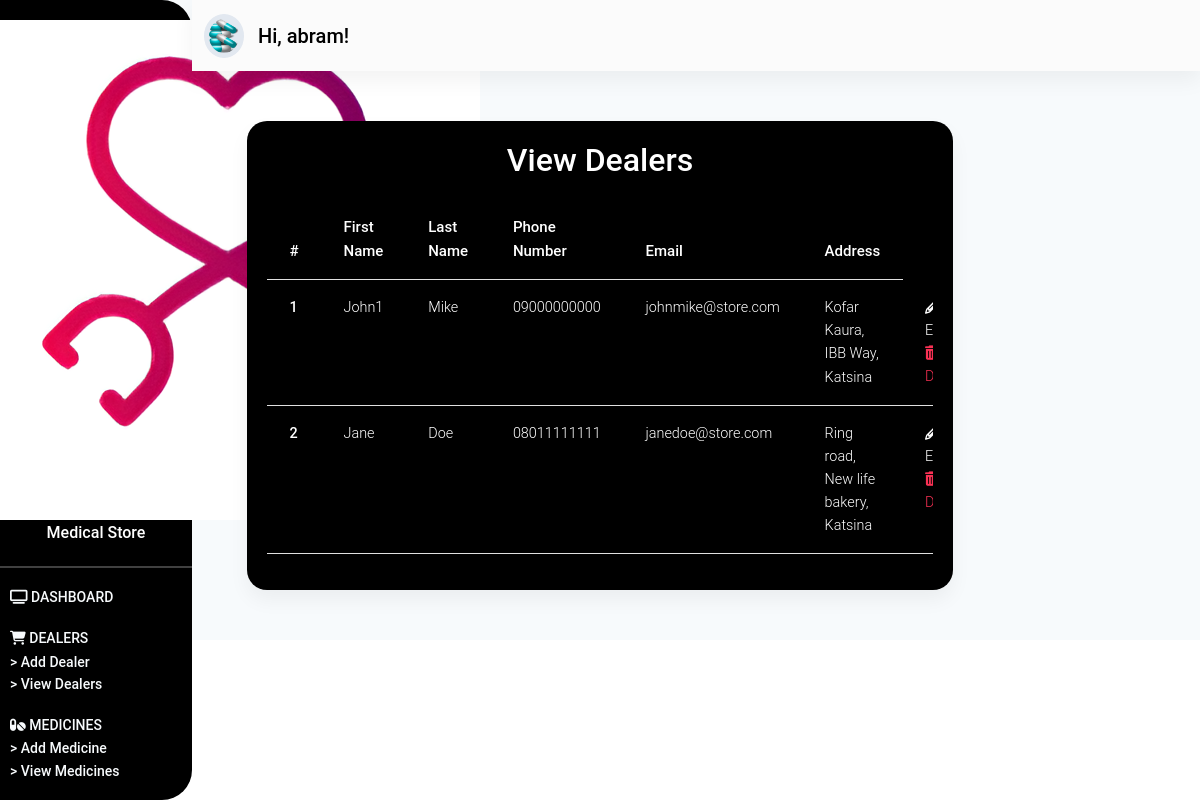
Screenshot of /dealers/ (signed in) with the database file from the repository.
### store/models.py (models this page shows, shortened)
class Dealer(models.Model):
    fname = models.CharField(max_length=100)
    lname = models.CharField(max_length=100)
    address = models.TextField()
    phone_number = models.CharField(max_length=15)
    email = models.CharField(max_length=50)
    def get_update_url(self):
        return reverse("store:update-dealer", kwargs={"pk": self.pk})
    def get_delete_url(self):
        return reverse("store:delete-dealer", kwargs={"pk": self.pk})

### store/views.py (the view)
# urls.py: path('dealers/', dealers_page, name="view-dealers"),
@login_required(login_url="/login/")
def dealers_page(request):
    dealers = Dealer.objects.all()
    context = {
        'dealers': dealers
    }
    return render(request, "store/view-dealers.html", context)

### store/templates/store/view-dealers.html (shortened to what this page needs)
{% extends 'store/base.html' %}
{% load static %}
{% block content %}
<section id="dashboard_section" class="dashboard_section">
    {% include "store/_dashboard-admin.html" %}
    <div class="container-fluid">
        <div class="add_dealer">
            <div class="dealers__card card">
                <p class="h2">
                    View Dealers
                </p>
                <div class="dealers__table table-responsive">
                    <table class="table">
                        <thead>
                            <tr>
                                <th scope="col">#</th>
                                <th scope="col">First Name</th>
                                <th scope="col">Last Name</th>
                                <th scope="col">Phone Number</th>
                                <th scope="col">Email</th>
                                <th scope="col">Address</th>
                            </tr>
                        </thead>
                        <tbody>
                            {% for dealer in dealers %}
                            <tr>
                                <th scope="row">{{ dealer.id }}</th>
                                <td>{{ dealer.fname }}</td>
                                <td>{{ dealer.lname }}</td>
                                <td>{{ dealer.phone_number }}</td>
                                <td>{{ dealer.email }}</td>
                                <td>{{ dealer.address }}</td>
                                <td>
                                    <a href="{{ dealer.get_update_url }}" class="text-white">
                                        <i class="fa fa-pencil" aria-hidden="true"></i> Edit
                                    </a>
                                    <a href="{{ dealer.get_delete_url }}" class="text-danger">
                                        <i class="fa fa-trash" aria-hidden="true"></i> Delete
                                    </a>
                                </td>
                            </tr>
                            {% endfor %}
                        </tbody>
                    </table>
                </div>
            </div>
        </div>
    </div>
</section>
{% endblock content %}

### store/templates/store/_dashboard-admin.html (shortened to what this page needs)
{% load static %}
<div class="dashboard_header" id="sidebarToggleButton">
    <div class="dasboard_sidebar">
        <nav class="sidenav_bar sidenav-d-none" id="sideNavBar">
            <div class="dashboard_logo">
                <div class="logo_flex">
                    <img src="{% static 'images/logo.png' %}" alt="" class="img-responsive">
                    <span class="text">
                        Medical Store
                    </span>
                </div>
            </div>
            <hr class="hr_sidenav">
            <div class="sidebar_main">
                <ul class="sidebar">
                    <li class="sidebar_item">
                        <a href="{% url 'store:dashboard-admin' %}" class="item_link">
                            <i class="fa fa-television" aria-hidden="true"></i>
                            <span class="item_text sidebar_active">
                                Dashboard
                            </span>
                        </a>
                    </li>
                    <li class="sidebar_item">
                        <a class="item_link" id="dealerID">
                            <i class="fa fa-shopping-cart" aria-hidden="true"></i>
                            <span class="item_text">
                                Dealers
                            </span>
                        </a>
                        <div class="dealer__items" id="dealerItems">
                            <a href="{% url "store:add-dealer" %}" class="dealer__item">
                                > Add Dealer
                            </a>
                            <a href="{% url "store:view-dealers" %}" class="dealer__item">
                                > View Dealers
                            </a>
                        </div>
                    </li>
                    <li class="sidebar_item">
                        <a class="item_link" id="medicineID">
                            <i class="fas fa-pills    "></i>
                            <span class="item_text">
                                Medicines
                            </span>
                        </a>
                        <div class="medicine__items" id="medicineItems">
                            <a href="{% url 'store:add-medicine' %}" class="dealer__item">
                                > Add Medicine
                            </a>
                            <a href="{% url 'store:view-medicines' %}" class="dealer__item">
                                > View Medicines
                            </a>
                        </div>
                    </li>
                </ul>
            </div>
        </nav>
    </div>
    <div class="dashboard_navbar" id=mainNavBar>
        <nav class="navbar navbar-expand-sm navbar-light bg-light sticky-top">
            <div class="container-fluid">
                <a class="navbar-brand nav_image" href="#">
                    <img src="{% static 'images/medicine.png' %}" alt="" class="img-responsive">
                    <span class="nav_span" style="font-weight: 550;">
                        Hi, {{ request.user.username }}!
                    </span>
                </a>
            </div>
        </nav>
    </div>
</div>

### store/static/css/styles.css (style rules this page uses)
* { margin: 0%; padding: 0%; box-sizing: border-box; }
a.nav_image img { width: 40px; background-color: #e2e8f0; padding: 5px; color: #000 !important; border-radius: 50%; }
span.nav_span { font-weight: 550; color: #000; margin-left: 10px; }
span.sidebar_active { font-weight: 550; }
div.dashboard_navbar { margin-left: 12rem; }
nav.sidenav_bar { width: 12rem; height: 100%; padding-bottom: 50px; position: fixed; background: #000; border-radius: 0px 30px 30px 0px; }
div.dashboard_logo { margin-top: 20px; margin-bottom: 20px; text-align: center; }
div.dashboard_logo span.text { color: #fff !important; font-weight: 550; }
hr.hr_sidenav { background-color: #fff; height: 2px; }
ul.sidebar { list-style: none; padding: 0; margin: 0; display: flex; flex-direction: column; align-items: flex-start; margin-left: 10px; }
li.sidebar_item { margin-bottom: 1rem; }
li.sidebar_item a { color: #f7fafc; font-size: 14px; font-weight: 500; }
li.sidebar_item span.item_text { text-transform: uppercase; }
div.dealer__items, div.medicine__items, div.employee__items, div.customer__items, div.purchase__items { display: flex; flex-direction: column; }
a.dealer__item { color: #f7fafc; font-size: 14px; }
section.dashboard_section { --bg-opacity: 1; background-color: #f7fafc; background-size: contain; }
div.add_dealer { margin-top: 50px; padding-bottom: 50px; }
div.dealers__card { padding: 20px; background-color: #000; width: 60%; margin: auto; border-radius: 20px; }
div.dealers__card p.h2 { text-align: center; color: #fff; margin-bottom: 20px; font-weight: 550; }
div.dealers__table table.table { width: 100% !important; color: #fff; }
div.dealers__table table.table thead { font-size: 15px; font-weight: 600 !important; }

### rows the page displays
Dealer: id "1", fname "John1", lname "Mike", phone_number "09000000000", email "johnmike@store.com", address "Kofar Kaura, IBB Way, Katsina"
Dealer: id "2", fname "Jane", lname "Doe", phone_number "08011111111", email "janedoe@store.com", address "Ring road, New life bakery, Katsina"

### other values shown
{{ request.user.username }} "abram"
